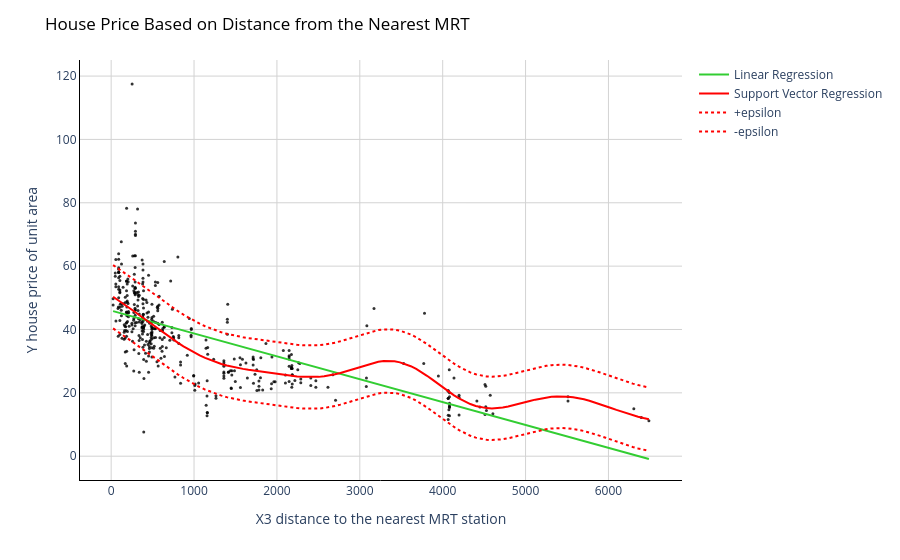

The code cell stored with this chart in its notebook:
### Code cell
def plot(df, model1, model2):
  # Create a scatter plot
  fig = px.scatter(df, x=df['X3 distance to the nearest MRT station'], y=df['Y house price of unit area'],
                  opacity=0.8, color_discrete_sequence=['black'])
  X = df['X3 distance to the nearest MRT station']
  # Predict y values for our set of X values
  x_range = np.linspace(X.min(), X.max(), 100)
  y_lr = model1.predict(x_range.reshape(-1, 1)) # Linear regression
  y_svr = model2.predict(x_range.reshape(-1, 1)) # SVR

  # Add a best-fit line
  fig.add_traces(go.Scatter(x=x_range, y=y_lr, name='Linear Regression', line=dict(color='limegreen')))
  fig.add_traces(go.Scatter(x=x_range, y=y_svr, name='Support Vector Regression', line=dict(color='red')))
  fig.add_traces(go.Scatter(x=x_range, y=y_svr+10, name='+epsilon', line=dict(color='red', dash='dot')))
  fig.add_traces(go.Scatter(x=x_range, y=y_svr-10, name='-epsilon', line=dict(color='red', dash='dot')))

  # Change chart background color
  fig.update_layout(dict(plot_bgcolor = 'white'))

  # Update axes lines
  fig.update_xaxes(showgrid=True, gridwidth=1, gridcolor='lightgrey',
                  zeroline=True, zerolinewidth=1, zerolinecolor='lightgrey',
                  showline=True, linewidth=1, linecolor='black')

  fig.update_yaxes(showgrid=True, gridwidth=1, gridcolor='lightgrey',
                  zeroline=True, zerolinewidth=1, zerolinecolor='lightgrey',
                  showline=True, linewidth=1, linecolor='black')

  # Set figure title
  fig.update_layout(title=dict(text="House Price Based on Distance from the Nearest MRT",
                              font=dict(color='black')))
  # Update marker size
  fig.update_traces(marker=dict(size=3))

  fig.show()

plot(df, model1, model2)
